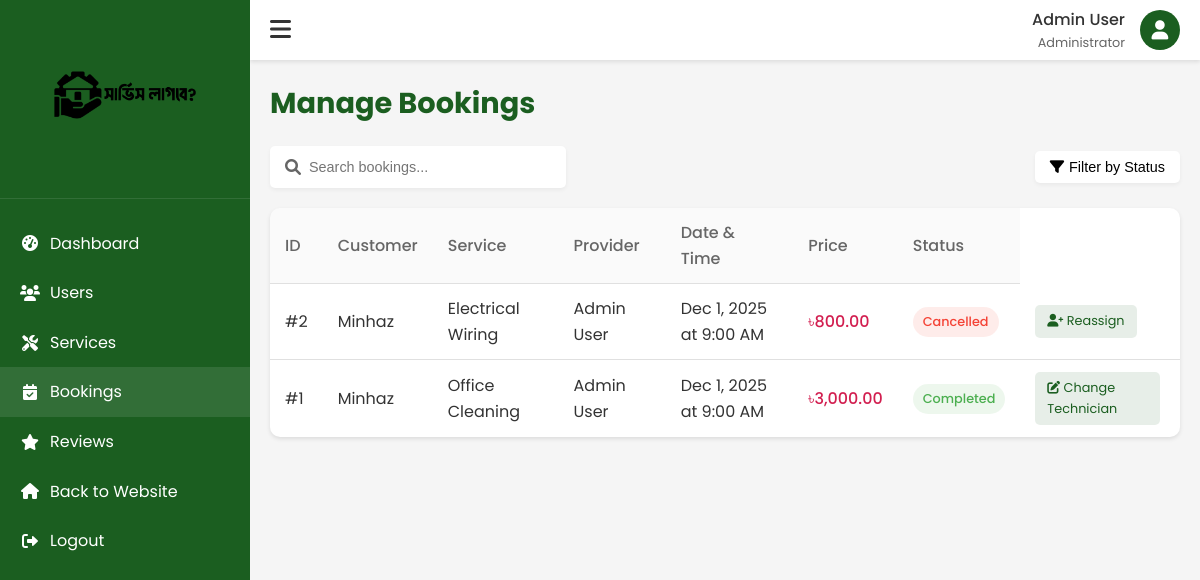
The app's page /admin/bookings.php (signed in) with its own data.
### tables this page shows
CREATE TABLE `bookings` (
  `id` int(11) NOT NULL,
  `user_id` int(11) NOT NULL,
  `provider_id` int(11) NOT NULL,
  `service_id` int(11) NOT NULL,
  `booking_date` date NOT NULL,
  `booking_time` time NOT NULL,
  `status` enum('pending','confirmed','completed','cancelled') DEFAULT 'pending',
  `price` decimal(10,2) NOT NULL,
  `address` text NOT NULL,
  `notes` text DEFAULT NULL,
  `created_at` timestamp NOT NULL DEFAULT current_timestamp(),
  `updated_at` timestamp NOT NULL DEFAULT current_timestamp() ON UPDATE current_timestamp()
);

CREATE TABLE `users` (
  `id` int(11) NOT NULL,
  `name` varchar(100) NOT NULL,
  `email` varchar(100) NOT NULL,
  `phone` varchar(20) NOT NULL,
  `password` varchar(255) NOT NULL,
  `profile_image` varchar(255) DEFAULT NULL,
  `role` enum('user','admin','provider') DEFAULT 'user',
  `created_at` timestamp NOT NULL DEFAULT current_timestamp(),
  `updated_at` timestamp NOT NULL DEFAULT current_timestamp() ON UPDATE current_timestamp()
);

CREATE TABLE `services` (
  `id` int(11) NOT NULL,
  `category_id` int(11) DEFAULT NULL,
  `name` varchar(100) NOT NULL,
  `description` text DEFAULT NULL,
  `price` decimal(10,2) DEFAULT NULL,
  `image` varchar(255) DEFAULT NULL,
  `created_at` timestamp NOT NULL DEFAULT current_timestamp(),
  `updated_at` timestamp NOT NULL DEFAULT current_timestamp() ON UPDATE current_timestamp()
);

### admin/bookings.php (the view, shortened to what this page needs)
<?php
require_once '../config.php';
$stmt = $conn->prepare("
    SELECT b.*, u.name as user_name, s.name as service_name,
           sp.id as provider_id, prov.name as provider_name
    FROM bookings b
    JOIN users u ON b.user_id = u.id
    JOIN services s ON b.service_id = s.id
    LEFT JOIN service_providers sp ON b.provider_id = sp.id
    LEFT JOIN users prov ON sp.user_id = prov.id
    ORDER BY b.created_at DESC
");
$stmt->execute();
$bookings_result = $stmt->get_result();
$bookings = [];
while ($booking = $bookings_result->fetch_assoc()) {
    $bookings[] = $booking;
}
?>
<!DOCTYPE html>
<html lang="en">
<head>
    <link rel="stylesheet" href="../styles.css">
    <link rel="stylesheet" href="https://cdnjs.cloudflare.com/ajax/libs/font-awesome/6.0.0/css/all.min.css">
</head>
<body>
    <div class="admin-container">
        <aside class="sidebar" id="sidebar">
            <div class="sidebar-header">
                <img src="../ServiceLagbe.jpeg" alt="Service Lagbe Logo" class="sidebar-logo">
            </div>
            <nav class="sidebar-menu">
                <a href="index.php" class="menu-item">
                    <i class="fas fa-tachometer-alt"></i> Dashboard
                </a>
                <a href="users.php" class="menu-item">
                    <i class="fas fa-users"></i> Users
                </a>
                <a href="services.php" class="menu-item">
                    <i class="fas fa-tools"></i> Services
                </a>
                <a href="bookings.php" class="menu-item active">
                    <i class="fas fa-calendar-check"></i> Bookings
                </a>
                <a href="reviews.php" class="menu-item">
                    <i class="fas fa-star"></i> Reviews
                </a>
                <a href="../index.php" class="menu-item">
                    <i class="fas fa-home"></i> Back to Website
                </a>
                <a href="../logout.php" class="menu-item">
                    <i class="fas fa-sign-out-alt"></i> Logout
                </a>
            </nav>
        </aside>
        <div class="main-content" id="main-content">
            <header class="header">
                <button class="toggle-sidebar" id="toggle-sidebar">
                    <i class="fas fa-bars"></i>
                </button>
                <div class="user-menu">
                    <div class="user-info">
                        <div class="user-name"><?php echo $_SESSION['user_name']; ?></div>
                        <div class="user-role">Administrator</div>
                    </div>
                    <div class="user-avatar">
                        <i class="fas fa-user"></i>
                    </div>
                </div>
            </header>
            <div class="content">
                <h1 class="page-title">Manage Bookings</h1>
                <div class="page-actions">
                    <div class="search-box">
                        <i class="fas fa-search"></i>
                        <input type="text" id="searchInput" placeholder="Search bookings...">
                    </div>
                    <div class="filter-dropdown">
                        <button class="filter-btn">
                            <i class="fas fa-filter"></i> Filter by Status
                        </button>
                    </div>
                </div>
                <div class="bookings-table">
                    <div class="table-responsive">
                        <table id="bookingsTable">
                            <thead>
                                <tr>
                                    <th>ID</th>
                                    <th>Customer</th>
                                    <th>Service</th>
                                    <th>Provider</th>
                                    <th>Date & Time</th>
                                    <th>Price</th>
                                    <th>Status</th>
                                </tr>
                            </thead>
                            <tbody>
                                <?php if (count($bookings) > 0): ?>
                                    <?php foreach ($bookings as $booking): ?>
                                        <tr data-status="<?php echo $booking['status']; ?>">
                                            <td>#<?php echo $booking['id']; ?></td>
                                            <td><?php echo $booking['user_name']; ?></td>
                                            <td><?php echo $booking['service_name']; ?></td>
                                            <td><?php echo $booking['provider_name'] ?? 'Not Assigned'; ?></td>
                                            <td>
                                                <?php echo date('M j, Y', strtotime($booking['booking_date'])); ?> at
                                                <?php echo date('g:i A', strtotime($booking['booking_time'])); ?>
                                            </td>
                                            <td class="booking-price">৳<?php echo number_format($booking['price'], 2); ?></td>
                                            <td>
                                                <span class="status status-<?php echo $booking['status']; ?>">
                                                    <?php echo ucfirst($booking['status']); ?>
                                                </span>
                                            </td>
                                            <td>
                                                <?php
                                                $has_provider = !empty($booking['provider_id']) && $booking['provider_id'] > 0;
                                                $current_status = $booking['status'];
                                                if (!$has_provider || $current_status === 'cancelled'): ?>
        <a href="assign_provider.php?booking_id=<?php echo $booking['id']; ?>"
           class="action-btn btn-assign">
           <i class="fas fa-user-plus"></i> <?php echo $current_status === 'cancelled' ? 'Reassign' : 'Assign Technician'; ?>
        </a>
    <?php elseif ($has_provider && $current_status === 'pending'): ?>
        <span class="action-btn btn-assign" style="opacity: 0.7; cursor: not-allowed;" title="Waiting for technician to accept or reject">
           <i class="fas fa-clock"></i> Waiting Response
        </span>
    <?php elseif ($current_status === 'confirmed'): ?>
        <span class="action-btn btn-assign" style="opacity: 0.7; cursor: not-allowed;" title="Technician has accepted the job">
           <i class="fas fa-check-circle"></i> Accepted
        </span>
    <?php else: ?>
        <a href="assign_provider.php?booking_id=<?php echo $booking['id']; ?>"
           class="action-btn btn-assign">
           <i class="fas fa-edit"></i> Change Technician
        </a>
    <?php endif; ?>
                                            </td>
                                        </tr>
                                    <?php endforeach; ?>
                                <?php else: ?>
                                    <tr>
                                        <td colspan="8" style="text-align: center;">No bookings found</td>
                                    </tr>
                                <?php endif; ?>
                            </tbody>
                        </table>
                    </div>
                </div>
            </div>
        </div>
    </div>
</body>
</html>

### styles.css (style rules this page uses)
:root { --primary-color: #d21f50; --primary-dark: #c4184a; --secondary-color: #1b5e20; --text-color: #333; --light-text: #555; --bg-color: #f9f9f9; --white: #fff; --light-gray: #f4f4f4; --border-color: #ccc; --shadow: 0 4px 8px rgba(0, 0, 0, 0.1); }
* { margin: 0; padding: 0; box-sizing: border-box; }
body { font-family: "Poppins", sans-serif; color: var(--text-color); background-color: var(--bg-color); line-height: 1.6; }
a { text-decoration: none; color: inherit; }
img { max-width: 100%; }
.header { background-color: var(--white); box-shadow: var(--shadow); position: sticky; top: 0; z-index: 100; }

### records on screen
bookings: id "2", user.name "Minhaz", service.name "Electrical Wiring", users.name "Admin User", booking_date "Dec 1, 2025", booking_time "9:00 AM", price "800.00", status "Cancelled", shows "Reassign"
bookings: id "1", user.name "Minhaz", service.name "Office Cleaning", users.name "Admin User", booking_date "Dec 1, 2025", booking_time "9:00 AM", price "3,000.00", status "Completed"

### other values on screen
$_SESSION['user_name'] "Admin User"
